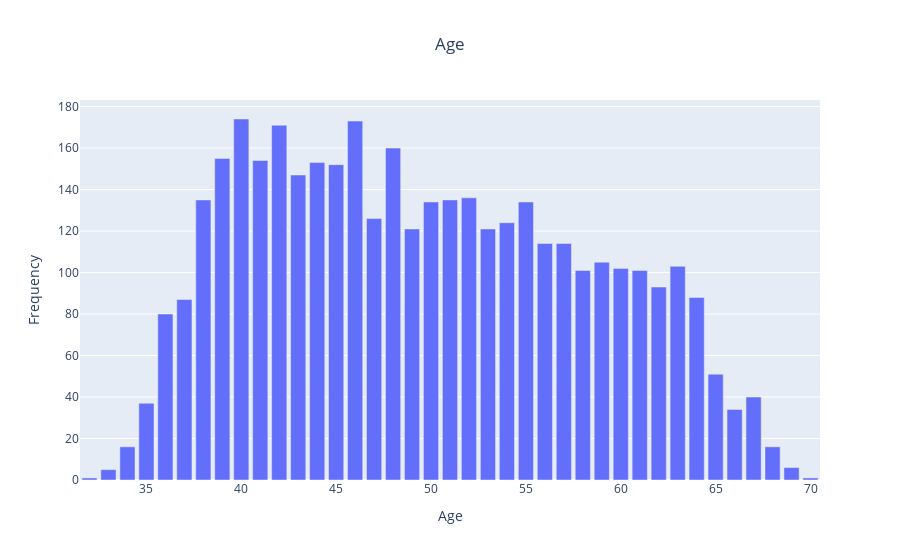

The cell this chart's notebook holds for it:
### Code cell
fig = px.bar(age_counts, title='Age')
fig.update_layout(
    xaxis_title = 'Age',
    yaxis_title = 'Frequency',
    title_x = 0.5,
    showlegend = False
)
fig.show()

### Figure 1 — Plotly figure (JSON) as saved in the notebook; plotly's stock layout.template omitted (floating-point values rounded to 4 significant figures)
{"data": [{"alignmentgroup": "True", "hovertemplate": "variable=count<br>age=%{x}<br>value=%{y}<extra></extra>", "legendgroup": "count", "marker": {"color": "#636efa", "pattern": {"shape": ""}}, "name": "count", "offsetgroup": "count", "orientation": "v", "showlegend": true, "textposition": "auto", "type": "bar", "x": [40, 46, 42, 48, 39, 41, 44, 45, 43, 52, 51, 38, 50, 55, 47, 54, 53, 49, 57, 56, 59, 63, 60, 58, 61, 62, 64, 37, 36, 65, 67, 35, 66, 34, 68, 69, 33, 70, 32], "xaxis": "x", "y": [174, 173, 171, 160, 155, 154, 153, 152, 147, 136, 135, 135, 134, 134, 126, 124, 121, 121, 114, 114, 105, 103, 102, 101, 101, 93, 88, 87, 80, 51, 40, 37, 34, 16, 16, 6, 5, 1, 1], "yaxis": "y"}], "layout": {"barmode": "relative", "legend": {"title": {"text": "variable"}, "tracegroupgap": 0}, "showlegend": false, "title": {"text": "Age", "x": 0.5}, "xaxis": {"anchor": "y", "domain": [0, 1], "title": {"text": "Age"}}, "yaxis": {"anchor": "x", "domain": [0, 1], "title": {"text": "Frequency"}}}}
